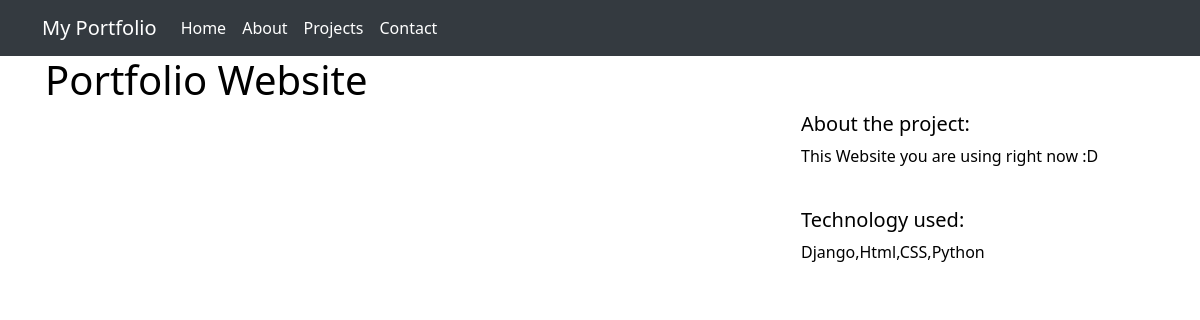
The app's page /projects/2/ with its own data.
### projects/models.py (models this page shows)
class Project(models.Model):
    title = models.CharField(max_length=100)
    description = models.TextField()
    technology = models.CharField(max_length=20)
    image = models.FileField(upload_to="project_images/", blank=True)

### projects/views.py (the view)
# urls.py: path("<int:pk>/", views.project_detail, name="project_detail"),
def project_detail(request, pk):
    project = Project.objects.get(pk=pk)
    context = {
        "project": project
    }
    return render(request, "projects/project_detail.html", context)

### projects/templates/projects/project_detail.html (shortened to what this page needs)
{% extends "base.html" %}
{% block page_content %}
<h1>{{ project.title }}</h1>
<div class="row">
    <div class="col-md-8">
    </div>
    <div class="col-md-4">
        <h5>About the project:</h5>
        <p>{{ project.description }}</p>
        <br>
        <h5>Technology used:</h5>
        <p>{{ project.technology }}</p>
    </div>
</div>
{% endblock page_content %}

### templates/base.html (style rules this page uses)
body { background-color: #ffffff; color: #000000; padding-top: 56px; }

### records on screen
Project: title "Portfolio Website", description "This Website you are using right now :D", technology "Django,Html,CSS,Python"
